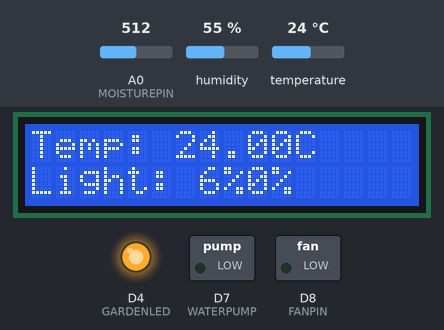
This sketch was run on a simulated ESP8266 (NodeMCU). On the bench: 16×2 character LCD, switched loads named in the sketch (green lamp = pin HIGH), output pins drawn as LEDs (lit = HIGH). The inputs (shaded band) are chosen by the test bench; at power-on: temperature 24 °C, A0 (MOISTUREPIN) = 512, humidity 55 %. WiFi joins after 1.5 s; servers stay silent unless stated; uploads are accepted with an empty reply; what the sketch prints to the serial monitor is not drawn.

Above: at 4.3 s.
4.4 s: temperature set to 26 °C
At 8.0 s:
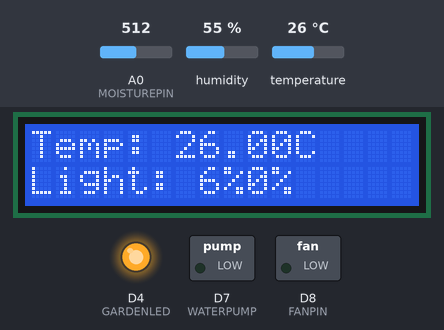
8.6 s: temperature set to 29 °C
At 11.7 s:
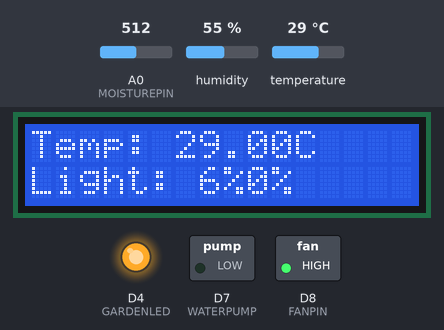
12.1 s: A0 (MOISTUREPIN) set to 563
At 15.0 s:
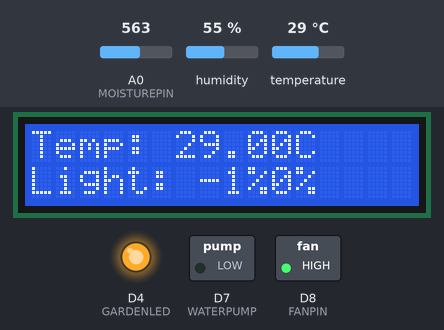
15.5 s: A0 (MOISTUREPIN) set to 571
At 16.5 s:
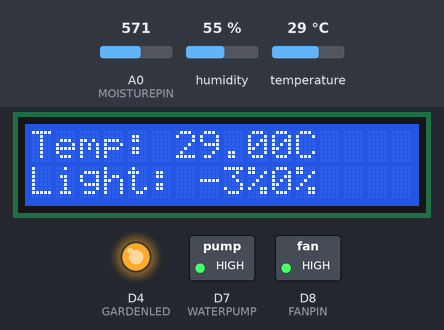
17.8 s: temperature set to 12 °C
At 20.1 s:
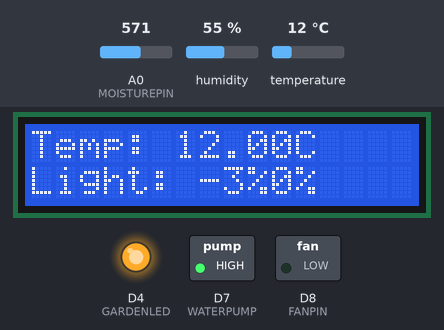
21.0 s: A0 (MOISTUREPIN) set to 306
At 23.7 s:
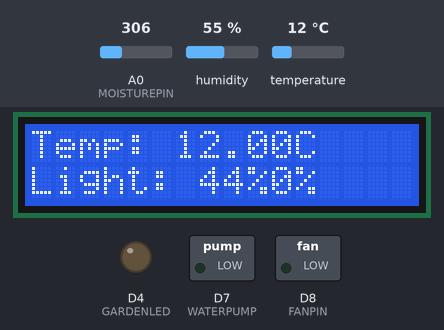
Timing chart, 0 to 25.2 s (numbered marks = the images above; inputs shaded):
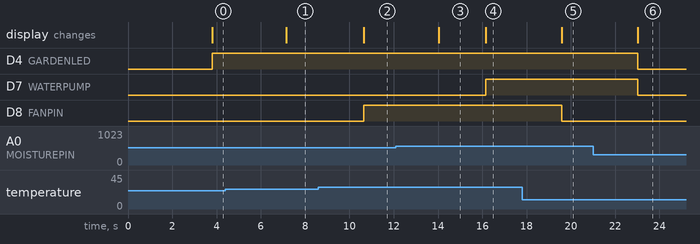

The sketch:

esp_main.ino
```cpp
// check board
#if !defined(ESP8266)
#error This code is intended to run only on the ESP8266 boards ! Please check your Tools->Board setting.
#endif

// LIBS INCLUDE
#include <ESP8266WiFi.h>
#include <DHT.h>
#include <Wire.h>
#include <LiquidCrystal_I2C.h>

// PIN DEFINITIONS
// #define SCL_LCD D1
// #define SDA_LCD D2
#define DHTPIN D3
#define MOISTUREPIN A0
#define LIGHTPIN D6
#define FANPIN D8
#define WATERPUMP D7
#define LEDFAN D8    // red led
#define LEDWATER D7  // yellow led
#define GARDENLED D4 // green led

// OTHER DEFINITIONS
#define DHTTYPE DHT11

// VARIABLES DECLARATION
DHT dht(DHTPIN, DHTTYPE);
LiquidCrystal_I2C lcd(0x27, 16, 2);

const char *ssid = "Cormac";
const char *password = "+Ah(nstP7.U7+qz";
const char *host = "192.168.100.17";
const int httpPort = 8000;

// soil moisture value define
int moisture_value = 0, moisture_state = 0xFF;

// function to connect Wifi
void wifiConnect()
{
    Serial.print("Connecting to ");
    Serial.println(ssid);

    WiFi.begin(ssid, password);

    while (WiFi.status() != WL_CONNECTED)
    {
        delay(200);
        Serial.print(".");
    }
    if (WiFi.status() == WL_CONNECTED)
    {
        Serial.println("");
        Serial.println("WiFi connected");
        Serial.println("IP address: ");
        Serial.println(WiFi.localIP());
    }
    else
    {
        Serial.println("\r\nWiFi not disconnected");
    }
}

// read temperature data from DHT11 sensor
// this will return the value in degree Celcius
float getTemp()
{
    float temp = dht.readTemperature();
    if (isnan(temp))
    {
        return -1;
    }
    return temp;
}

// get soil moisture value from sensor
// this will return the value in percentage
float getSoil()
{
    moisture_value = analogRead(MOISTUREPIN);
    // convert analog value to percentage
    moisture_value = map(moisture_value, 550, 0, 0, 100);

    if (isnan(moisture_value))
    {
        return -1;
    }
    return moisture_value;
}

// get light value from light sensor
int getLight()
{
    int light_value = analogRead(LIGHTPIN);
    // convert analog value to percentage
    light_value = map(light_value, 550, 10, 0, 100);

    if (isnan(light_value))
    {
        return -1;
    }
    return light_value;
}

// client communication function
void clientComm(float temperature, float soil_moisture, int light)
{
    // Initialize WiFiClient class to create TCP connections
    WiFiClient client;

    if (!client.connect(host, httpPort))
    {
        Serial.println("Connection failed");
        return;
    }

    // We now create a URI for the request
    String url = "/";

    Serial.print("Requesting URL: ");
    Serial.println(url);

    // 1st param is temp, 2nd is moisture
    String temp_data = "temperature=" + String(temperature) + "&" + "soil=" + String(soil_moisture) + "&" + "light=" + String(light);

    Serial.print("Requesting POST: ");
    // Send request to the server:
    client.println("POST / HTTP/1.1");
    client.println("Host: server_name");
    client.println("Accept: */*");
    client.println("Content-Type: application/x-www-form-urlencoded");
    client.print("Content-Length: ");
    client.println((temp_data).length());
    client.println();
    client.println(temp_data);

    // This will send the request to the server
    /*this is a get method working*/
    // this GET req is for printing on dashboard
    // client.print(String("GET ") + url + " HTTP/1.1\r\n" + temp_data +
    //           "Connection: close\r\n\r\n");

    unsigned long timeout = millis();
    while (client.available() == 0)
    {
        if (millis() - timeout > 5000)
        {
            Serial.println(">>> Client Timeout !");
            client.stop();
            return;
        }
    }

    // Read all the lines of the reply from server and print them to Serial
    while (client.available())
    {
        String line = client.readStringUntil('\r');
        Serial.print(line);
    }

    Serial.println();
    Serial.println("closing connection");
}

void printLCD(float temperature, float soil_moisture, int light)
{
    lcd.setCursor(0, 0);
    lcd.print("Temp: ");
    lcd.print(temperature);
    lcd.print("C");
    lcd.setCursor(0, 1);
    lcd.print("Soil: ");
    lcd.print(soil_moisture);
    lcd.print("%");
    lcd.setCursor(0, 2);
    lcd.print("Light: ");
    lcd.print(light);
    lcd.print("%");
}

// function to set pinMode to all components
void setPin()
{
    // configure input pin for sensors
    pinMode(DHTPIN, INPUT);
    pinMode(MOISTUREPIN, INPUT);
    pinMode(LIGHTPIN, INPUT);

    // configure output pin for actuators
    pinMode(FANPIN, OUTPUT);
    pinMode(WATERPUMP, OUTPUT);
    pinMode(LEDFAN, OUTPUT);
    pinMode(LEDWATER, OUTPUT);
    pinMode(GARDENLED, OUTPUT);
}

void setup()
{
    Serial.begin(9600);

    // set pin mode
    setPin();

    // setup for LCD
    lcd.init();      // initialize the lcd
    lcd.backlight(); // Turn on backlight

    // connect to wifi
    wifiConnect();
}

void loop()
{
    delay(2000);

    // read temperature data from DHT11 sensor
    float temperature = getTemp();
    // read soil moisture data from sensor
    float soil_moisture = getSoil();
    // read light data from sensor
    int light_value = getLight();

    // display on LCD
    // clear LCD when update
    lcd.clear();
    printLCD(temperature, soil_moisture, light_value);

    // check if there is any error while reading data from DHT11 or not
    // if there is any error, then print error message
    if (temperature == -1 || soil_moisture == -1 || light_value == -1)
    {
        Serial.println("Failed to read from DHT sensor or soil moisture sensor or there is a broken light sensor!");
        return;
    }
    // else then serialize the temperature and moisture then activate actuators
    else
    {
        Serial.printf("Nhiệt độ hiện tại là: %f \n", temperature);
        Serial.printf("Độ ẩm đất hiện tại là : %f \n", soil_moisture);
        Serial.printf("Độ sáng trong vườn ươm là: %d \n", light_value);

        // if current temperature is higher or euqal to 27 degree then turn on fan
        if (temperature >= 28)
        {
            digitalWrite(FANPIN, HIGH);
            // turn on led to indicate fan is on
            digitalWrite(LEDFAN, HIGH);
        }
        else
        {
            digitalWrite(FANPIN, LOW);
            // turn off led to indicate fan is off
            digitalWrite(LEDFAN, LOW);
        }

        // if current soil moisture is less or equal to 30% then turn on water pump
        if (soil_moisture <= 0)
        {
            digitalWrite(WATERPUMP, HIGH);
            // turn on led to indicate water pump is on
            digitalWrite(LEDWATER, HIGH);
        }
        else
        {
            digitalWrite(WATERPUMP, LOW);
            // turn off led to indicate water pump is off
            digitalWrite(LEDWATER, LOW);
        }

        // if the garden is lack of light then turn on the led to indicate the garden is lack of light
        if (light_value <= 30)
        {
            digitalWrite(GARDENLED, HIGH);
        }
        else
        {
            digitalWrite(GARDENLED, LOW);
        }

        // send all the data to node server
        clientComm(temperature, soil_moisture, light_value);
    }
}
```

Measured:
- the behaviour switches between 27 and 28 °C on temperature (found by bisection; images 1 and 2)
- the behaviour switches between 563 and 564 on A0 (MOISTUREPIN) (found by bisection; images 3 and 4)
- after the input at 4.4 s, the display: changes after 2.7 s (image 1)
- after the input at 8.6 s, D8 (FANPIN): LOW → HIGH after 2.0 s; the display: changes after 2.0 s (image 2)
- after the input at 12.1 s, the display: changes after 1.9 s (image 3)
- after the input at 15.5 s, D7 (WATERPUMP): LOW → HIGH after 0.66 s; the display: changes after 0.66 s (image 4)
- after the input at 17.8 s, D8 (FANPIN): HIGH → LOW after 1.8 s; the display: changes after 1.8 s (image 5)
- after the input at 21.0 s, D4 (GARDENLED), D7 (WATERPUMP): HIGH → LOW after 2.0 s; the display: changes after 2.0 s (image 6)
